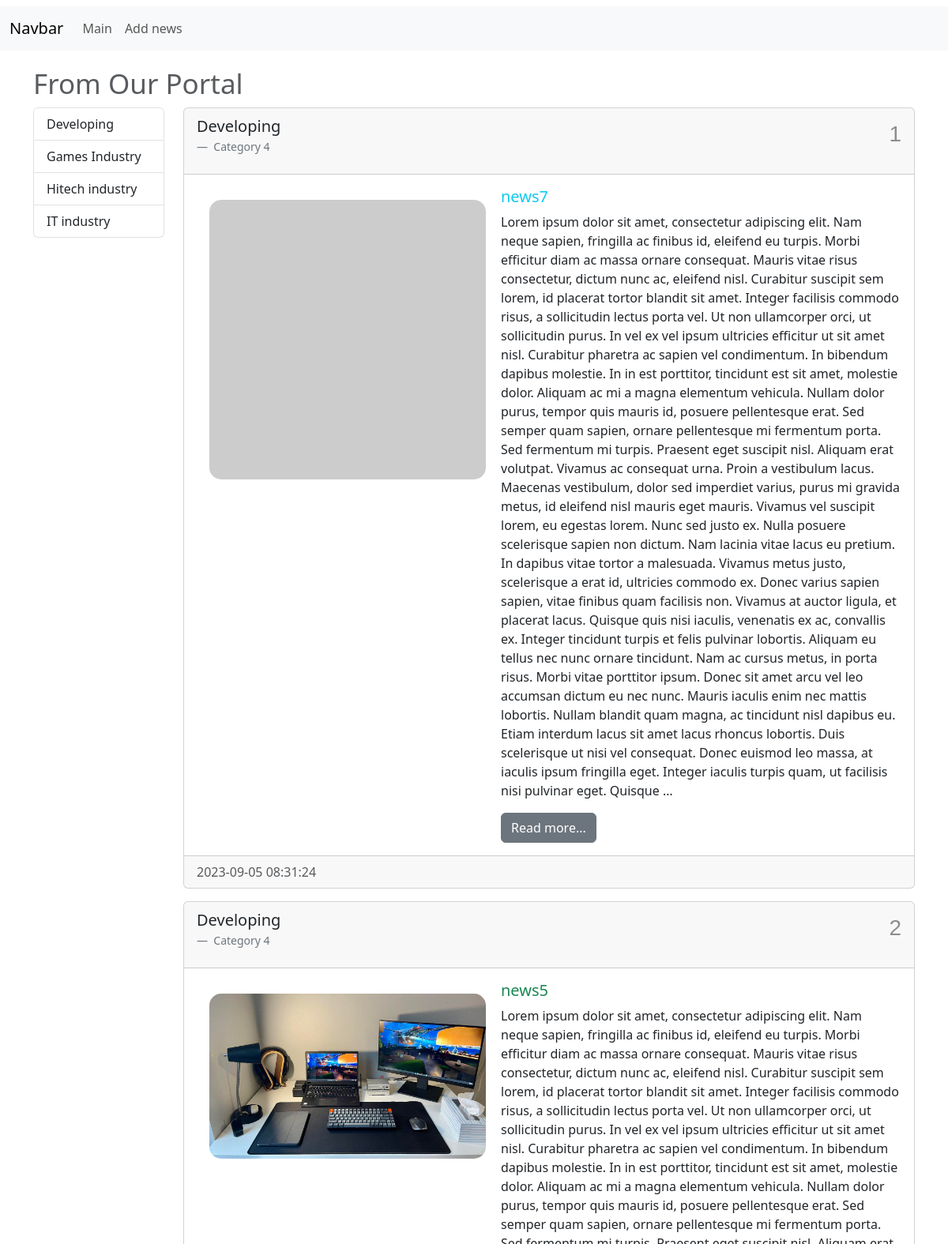
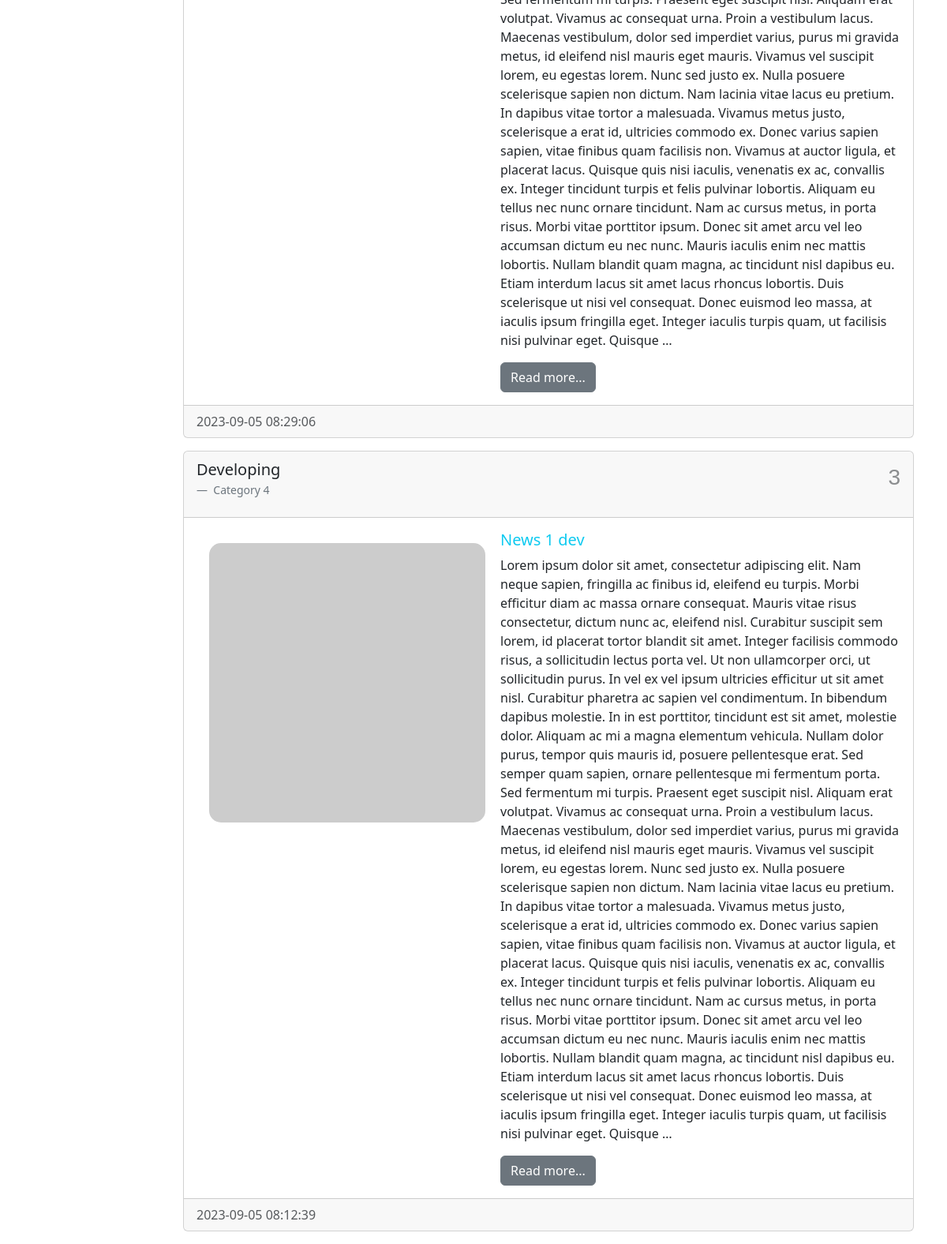
The app's page /category/4/ with its own data (2 pictures, top to bottom).
### news/models.py (models this page shows, shortened)
class Category(models.Model):
    title = models.CharField(max_length=200, db_index=True)
    def __str__(self):
        return self.title
    class Meta:
        verbose_name = 'category'
        verbose_name_plural = 'categories'
        ordering = ['title']

class News(models.Model):
    title = models.CharField(max_length=200)
    content = models.TextField(blank=True)
    author = models.CharField(max_length=40, blank=True)
    theme = models.CharField(max_length=20, blank=True)
    created_at = models.DateTimeField(auto_now_add=True, verbose_name='created')
    updated_at = models.DateTimeField(auto_now=True, verbose_name='updated')
    photo = models.ImageField(upload_to='photos/%Y/%m/%d/', blank=True)
    is_published = models.BooleanField(default=True, verbose_name='published')
    category = models.ForeignKey('Category', on_delete=models.PROTECT, null=True)
    class Meta:
        verbose_name = 'news'
        verbose_name_plural = 'all news'
        ordering = ['-created_at', 'pk']

### news/views.py (the view)
# urls.py: path('category/<int:category_id>/',get_category),
def get_category(request, category_id):
    news = News.objects.filter(category_id=category_id)
    categories = Category.objects.all()
    category = Category.objects.get(pk=category_id)
    context = {'news': news, 'categories': categories, 'category': category}
    return render(request, template_name='news/category.html', context=context)

### news/templates/news/category.html (shortened to what this page needs)
<!doctype html>
<html lang="en">
<head>
    <link href="https://cdn.jsdelivr.net/npm/bootstrap@5.3.1/dist/css/bootstrap.min.css"
          rel="stylesheet"
>
</head>
<body>
<nav class="navbar navbar-expand-lg bg-body-tertiary">
    <div class="container-fluid">
        <a class="navbar-brand" href="/">Navbar</a>
        <div class="collapse navbar-collapse" id="navbarSupportedContent">
            <ul class="navbar-nav me-auto mb-2 mb-lg-0">
                <li class="nav-item">
                    <a class="nav-link" href="/">Main</a>
                </li>
                <li class="nav-item">
                    <a class="nav-link" href="/">Add news</a>
                </li>
            </ul>
        </div>
    </div>
</nav>
<div class="container mt-3">
    <h1>
        <small class="text-body-secondary"> From Our Portal</small>
    </h1>
    <div class="row">
        <div class="col-md-2">
            <div class="list-group">
                {%for category in categories%}
                <a href="/category/{{category.pk}}" class="list-group-item list-group-item-action" aria-current="true">
                {{category.title}}
                </a>
                {%endfor%}
            </div>
        </div>
        <div class="col-md-10">
            {%for item in news%}
            <div class="card mb-3">
                <div class="card-header">
                    <div class="float-end mt-2">
                        <h3 class="text-gray opacity-50" style="font-family: 'Arial',sans-serif;">
                            {{forloop.counter}}</h3>
                    </div>
                    <figure>
                        <blockquote class="blockquote">
                            <p>{{item.category}}</p>
                        </blockquote>
                        <figcaption class="blockquote-footer">
                            Category <span>{{item.category.id}}</span>
                        </figcaption>
                    </figure>
                </div>
                <div class="card-body">
                    <div class="media d-flex  flex-row">
                        <div class="m-3">
                            {% if item.photo %}
                            <img src="{{item.photo.url}}" alt="news_photo"
                                 style=" margin-right: 3px;border-radius: 15px;" width="350">
                            {%else%}
                            <img style="border-radius: 15px; margin-right: 3px;"
                                 src="https://picsum.photos/350/354/?blur=2" alt="news_photo">
                            {%endif%}
                        </div>
                        <div class="media-body">
                            <h5 class="card-title {%cycle 'text-info' 'text-success'%}">{{item.title}}</h5>
                            <p class="card-text">
                                {{item.content |truncatewords:300}}
                            </p>
                            <a href="#" class="btn btn-secondary">Read more...</a>
                        </div>
                    </div>
                </div>
                <div class="card-footer text-body-secondary">
                    {{item.created_at|date:'Y-m-d H:i:s'}}
                </div>
            </div>
            {%endfor%}
        </div>
    </div>
</div>
</body>
</html>

### records on screen
Category: title "Developing"
Category: title "Games Industry"
Category: title "Hitech industry"
Category: title "IT industry"
News: category "Developing", category.id "4", title "news7", content "Lorem ipsum dolor sit amet, consectetur adipiscing elit. Nam neque sapien, fringilla ac finibus id, eleifend eu turpis. Morbi efficitur diam ac massa ornare consequat. Mauris vitae risus consectetur, dictum nunc ac, eleifend nisl. Curabitur suscipit sem lorem, id placerat tortor blandit sit amet. Integer facilisis commodo risus, a sollicitudin lectus porta vel. Ut non ullamcorper orci, ut sollicitudin purus. In vel ex vel ipsum ultricies efficitur ut sit amet nisl. Curabitur pharetra ac sapien vel condimentum. In bibendum dapibus molestie. In in est porttitor, tincidunt est sit amet, molestie dolor. Aliquam ac mi a magna elementum vehicula. Nullam dolor purus, tempor quis mauris id, posuere…", created_at "2023-09-05 08:31:24"
News: category "Developing", category.id "4", photo (picture), title "news5", content "Lorem ipsum dolor sit amet, consectetur adipiscing elit. Nam neque sapien, fringilla ac finibus id, eleifend eu turpis. Morbi efficitur diam ac massa ornare consequat. Mauris vitae risus consectetur, dictum nunc ac, eleifend nisl. Curabitur suscipit sem lorem, id placerat tortor blandit sit amet. Integer facilisis commodo risus, a sollicitudin lectus porta vel. Ut non ullamcorper orci, ut sollicitudin purus. In vel ex vel ipsum ultricies efficitur ut sit amet nisl. Curabitur pharetra ac sapien vel condimentum. In bibendum dapibus molestie. In in est porttitor, tincidunt est sit amet, molestie dolor. Aliquam ac mi a magna elementum vehicula. Nullam dolor purus, tempor quis mauris id, posuere…", created_at "2023-09-05 08:29:06"
News: category "Developing", category.id "4", title "News 1 dev", content "Lorem ipsum dolor sit amet, consectetur adipiscing elit. Nam neque sapien, fringilla ac finibus id, eleifend eu turpis. Morbi efficitur diam ac massa ornare consequat. Mauris vitae risus consectetur, dictum nunc ac, eleifend nisl. Curabitur suscipit sem lorem, id placerat tortor blandit sit amet. Integer facilisis commodo risus, a sollicitudin lectus porta vel. Ut non ullamcorper orci, ut sollicitudin purus. In vel ex vel ipsum ultricies efficitur ut sit amet nisl. Curabitur pharetra ac sapien vel condimentum. In bibendum dapibus molestie. In in est porttitor, tincidunt est sit amet, molestie dolor. Aliquam ac mi a magna elementum vehicula. Nullam dolor purus, tempor quis mauris id, posuere…", created_at "2023-09-05 08:12:39"
